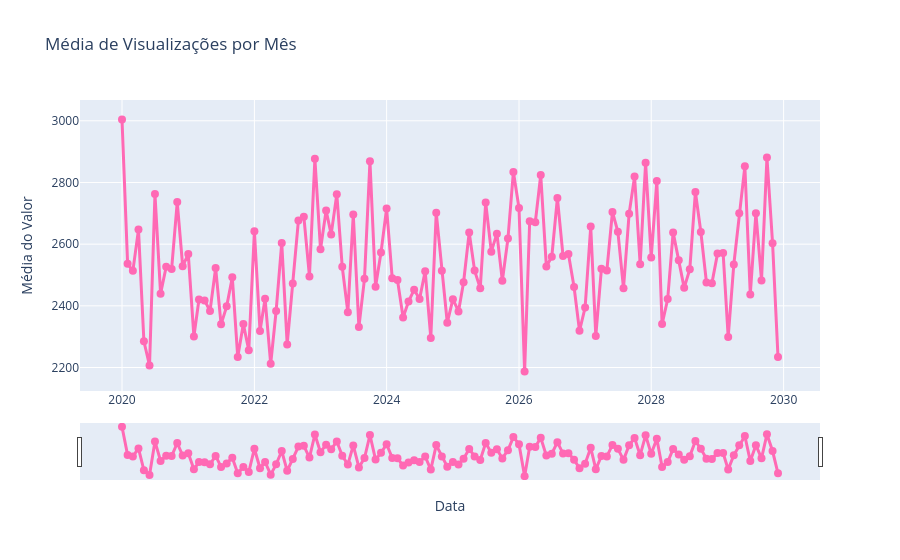

The code cell stored with this chart in its notebook:
### Code cell
import pandas as pd
import plotly.express as px

df = pd.read_csv('corri.csv', sep=';')


df['date'] = pd.to_datetime(df['date'], format='%d/%m/%Y')
df['month_year'] = df['date'].dt.to_period('M').astype(str) 


df_temporal = df.groupby('month_year')['amount'].agg(['mean', 'max', 'sum']).reset_index()

fig = px.line(
    df_temporal, 
    x='month_year', 
    y='mean', 
    title='Média de Visualizações por Mês',
    labels={'mean': 'Média do Valor', 'month_year': 'Data'},
    markers=True
)


fig.update_traces(line=dict(color='hotpink', width=3), marker=dict(size=8))


fig.update_xaxes(rangeslider_visible=True)

fig.show()

### Figure 1 — Plotly figure (JSON) as saved in the notebook; plotly's stock layout.template omitted (floating-point values rounded to 4 significant figures)
{"data": [{"hovertemplate": "Data=%{x}<br>Média do Valor=%{y}<extra></extra>", "legendgroup": "", "line": {"color": "hotpink", "dash": "solid", "width": 3}, "marker": {"size": 8, "symbol": "circle"}, "mode": "lines+markers", "name": "", "orientation": "v", "showlegend": false, "type": "scatter", "x": ["2020-01", "2020-02", "2020-03", "2020-04", "2020-05", "2020-06", "2020-07", "2020-08", "2020-09", "2020-10", "2020-11", "2020-12", "2021-01", "2021-02", "2021-03", "2021-04", "2021-05", "2021-06", "2021-07", "2021-08", "2021-09", "2021-10", "2021-11", "2021-12", "2022-01", "2022-02", "2022-03", "2022-04", "2022-05", "2022-06", "2022-07", "2022-08", "2022-09", "2022-10", "2022-11", "2022-12", "2023-01", "2023-02", "2023-03", "2023-04", "2023-05", "2023-06", "2023-07", "2023-08", "2023-09", "2023-10", "2023-11", "2023-12", "2024-01", "2024-02", "2024-03", "2024-04", "2024-05", "2024-06", "2024-07", "2024-08", "2024-09", "2024-10", "2024-11", "2024-12", "2025-01", "2025-02", "2025-03", "2025-04", "2025-05", "2025-06", "2025-07", "2025-08", "2025-09", "2025-10", "2025-11", "2025-12", "2026-01", "2026-02", "2026-03", "2026-04", "2026-05", "2026-06", "2026-07", "2026-08", "2026-09", "2026-10", "2026-11", "2026-12", "2027-01", "2027-02", "2027-03", "2027-04", "2027-05", "2027-06", "2027-07", "2027-08", "2027-09", "2027-10", "2027-11", "2027-12", "2028-01", "2028-02", "2028-03", "2028-04", "2028-05", "2028-06", "2028-07", "2028-08", "2028-09", "2028-10", "2028-11", "2028-12", "2029-01", "2029-02", "2029-03", "2029-04", "2029-05", "2029-06", "2029-07", "2029-08", "2029-09", "2029-10", "2029-11", "2029-12"], "xaxis": "x", "y": [3004.0, 2537.0, 2513.0, 2647.0, 2285.0, 2207.0, 2762.0, 2440.0, 2527.0, 2520.0, 2737.0, 2528.0, 2568.0, 2300.0, 2420.0, 2418.0, 2383.0, 2523.0, 2340.0, 2398.0, 2493.0, 2234.0, 2341.0, 2256.0, 2642.0, 2319.0, 2423.0, 2212.0, 2383.0, 2604.0, 2275.0, 2473.0, 2676.0, 2689.0, 2495.0, 2877.0, 2584.0, 2709.0, 2632.0, 2762.0, 2527.0, 2379.0, 2696.0, 2331.0, 2488.0, 2869.0, 2462.0, 2573.0, 2716.0, 2490.0, 2484.0, 2362.0, 2414.0, 2453.0, 2422.0, 2513.0, 2296.0, 2702.0, 2514.0, 2345.0, 2422.0, 2382.0, 2476.0, 2638.0, 2514.0, 2457.0, 2735.0, 2576.0, 2634.0, 2481.0, 2618.0, 2834.0, 2717.0, 2187.0, 2674.0, 2671.0, 2824.0, 2528.0, 2559.0, 2750.0, 2562.0, 2568.0, 2461.0, 2319.0, 2394.0, 2657.0, 2302.0, 2520.0, 2515.0, 2704.0, 2640.0, 2457.0, 2699.0, 2819.0, 2535.0, 2864.0, 2557.0, 2805.0, 2341.0, 2422.0, 2638.0, 2548.0, 2458.0, 2519.0, 2769.0, 2640.0, 2476.0, 2473.0, 2569.0, 2571.0, 2299.0, 2534.0, 2700.0, 2853.0, 2437.0, 2701.0, 2482.0, 2881.0, 2603.0, 2234.0], "yaxis": "y"}], "layout": {"autosize": true, "legend": {"tracegroupgap": 0}, "title": {"text": "Média de Visualizações por Mês"}, "xaxis": {"anchor": "y", "autorange": true, "domain": [0, 1], "range": ["2019-05-21 03:58:35.5128", "2030-07-13 20:01:24.4872"], "rangeslider": {"autorange": true, "range": ["2019-05-21 03:58:35.5128", "2030-07-13 20:01:24.4872"], "visible": true, "yaxis": {"_template": null, "rangemode": "match"}}, "title": {"text": "Data"}, "type": "date"}, "yaxis": {"anchor": "x", "autorange": true, "domain": [0, 1], "range": [2096.0, 3095.0], "title": {"text": "Média do Valor"}, "type": "linear"}}}
